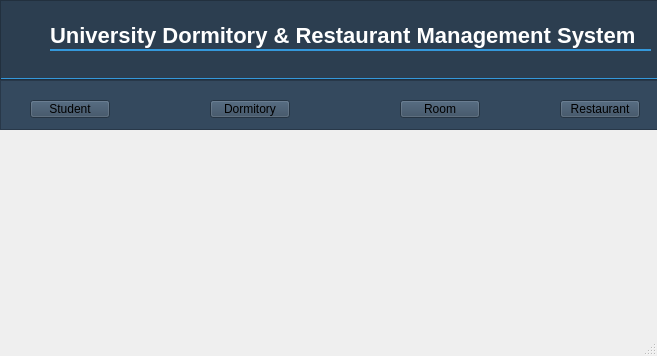
<?xml version="1.0" encoding="UTF-8"?>
<ui version="4.0">
 <class>MainWindow</class>
 <widget class="QMainWindow" name="MainWindow">
  <property name="geometry">
   <rect>
    <x>0</x>
    <y>0</y>
    <width>657</width>
    <height>356</height>
   </rect>
  </property>
  <property name="minimumSize">
   <size>
    <width>0</width>
    <height>0</height>
   </size>
  </property>
  <property name="maximumSize">
   <size>
    <width>16777213</width>
    <height>16777213</height>
   </size>
  </property>
  <property name="windowTitle">
   <string>MainWindow</string>
  </property>
  <property name="styleSheet">
   <string notr="true"/>
  </property>
  <widget class="QWidget" name="centralwidget">
   <property name="maximumSize">
    <size>
     <width>16777215</width>
     <height>16777215</height>
    </size>
   </property>
   <property name="styleSheet">
    <string notr="true"/>
   </property>
   <widget class="QFrame" name="top_bar">
    <property name="geometry">
     <rect>
      <x>0</x>
      <y>0</y>
      <width>788</width>
      <height>80</height>
     </rect>
    </property>
    <property name="minimumSize">
     <size>
      <width>0</width>
      <height>80</height>
     </size>
    </property>
    <property name="maximumSize">
     <size>
      <width>16777215</width>
      <height>80</height>
     </size>
    </property>
    <property name="styleSheet">
     <string notr="true">background-color: #2c3e50;
border-bottom: 2px solid #3498db;</string>
    </property>
    <property name="frameShape">
     <enum>QFrame::Shape::StyledPanel</enum>
    </property>
    <property name="frameShadow">
     <enum>QFrame::Shadow::Raised</enum>
    </property>
    <widget class="QLabel" name="title_name">
     <property name="geometry">
      <rect>
       <x>50</x>
       <y>20</y>
       <width>601</width>
       <height>31</height>
      </rect>
     </property>
     <property name="styleSheet">
      <string notr="true">color: white;
font-size: 22px;
font-weight: bold;
font-family: Arial;</string>
     </property>
     <property name="frameShape">
      <enum>QFrame::Shape::NoFrame</enum>
     </property>
     <property name="text">
      <string>University Dormitory &amp; Restaurant Management System</string>
     </property>
    </widget>
   </widget>
   <widget class="QFrame" name="tab_bar">
    <property name="geometry">
     <rect>
      <x>0</x>
      <y>80</y>
      <width>661</width>
      <height>50</height>
     </rect>
    </property>
    <property name="minimumSize">
     <size>
      <width>0</width>
      <height>50</height>
     </size>
    </property>
    <property name="maximumSize">
     <size>
      <width>16777215</width>
      <height>50</height>
     </size>
    </property>
    <property name="styleSheet">
     <string notr="true">background-color: #34495e;
border-bottom: 1px solid #2c3e50;</string>
    </property>
    <property name="frameShape">
     <enum>QFrame::Shape::StyledPanel</enum>
    </property>
    <property name="frameShadow">
     <enum>QFrame::Shadow::Raised</enum>
    </property>
    <widget class="QPushButton" name="student_btn">
     <property name="geometry">
      <rect>
       <x>30</x>
       <y>20</y>
       <width>80</width>
       <height>18</height>
      </rect>
     </property>
     <property name="text">
      <string>Student</string>
     </property>
    </widget>
    <widget class="QPushButton" name="dorm_btn">
     <property name="geometry">
      <rect>
       <x>210</x>
       <y>20</y>
       <width>80</width>
       <height>18</height>
      </rect>
     </property>
     <property name="text">
      <string>Dormitory</string>
     </property>
    </widget>
    <widget class="QPushButton" name="room_btn">
     <property name="geometry">
      <rect>
       <x>400</x>
       <y>20</y>
       <width>80</width>
       <height>18</height>
      </rect>
     </property>
     <property name="text">
      <string>Room</string>
     </property>
    </widget>
    <widget class="QPushButton" name="rest_btn">
     <property name="geometry">
      <rect>
       <x>560</x>
       <y>20</y>
       <width>80</width>
       <height>18</height>
      </rect>
     </property>
     <property name="text">
      <string>Restaurant</string>
     </property>
    </widget>
   </widget>
   <widget class="QStackedWidget" name="main_stack">
    <property name="geometry">
     <rect>
      <x>20</x>
      <y>139</y>
      <width>591</width>
      <height>211</height>
     </rect>
    </property>
    <widget class="QWidget" name="student_page"/>
    <widget class="QWidget" name="dorm_page"/>
    <widget class="QWidget" name="restaurant_page"/>
    <widget class="QWidget" name="room_page"/>
   </widget>
  </widget>
  <widget class="QStatusBar" name="statusbar"/>
 </widget>
 <resources/>
 <connections/>
</ui>
